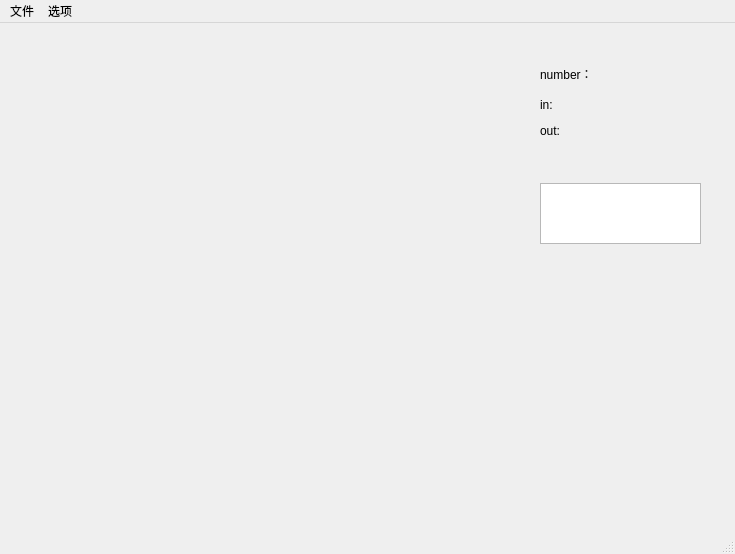
<?xml version="1.0" encoding="UTF-8"?>
<ui version="4.0">
 <class>MainWindow</class>
 <widget class="QMainWindow" name="MainWindow">
  <property name="geometry">
   <rect>
    <x>0</x>
    <y>0</y>
    <width>735</width>
    <height>554</height>
   </rect>
  </property>
  <property name="windowTitle">
   <string>PeopleRecognition</string>
  </property>
  <property name="toolTipDuration">
   <number>-1</number>
  </property>
  <widget class="QWidget" name="centralwidget">
   <widget class="QLabel" name="CameraView">
    <property name="geometry">
     <rect>
      <x>20</x>
      <y>30</y>
      <width>491</width>
      <height>441</height>
     </rect>
    </property>
    <property name="text">
     <string/>
    </property>
   </widget>
   <widget class="QLabel" name="PeopleLabel">
    <property name="geometry">
     <rect>
      <x>540</x>
      <y>30</y>
      <width>131</width>
      <height>41</height>
     </rect>
    </property>
    <property name="text">
     <string>number：</string>
    </property>
   </widget>
   <widget class="QLabel" name="in_out_label">
    <property name="geometry">
     <rect>
      <x>540</x>
      <y>70</y>
      <width>131</width>
      <height>51</height>
     </rect>
    </property>
    <property name="text">
     <string>&lt;html&gt;&lt;head/&gt;&lt;body&gt;&lt;p&gt;in:&lt;/p&gt;&lt;p&gt;out:&lt;/p&gt;&lt;/body&gt;&lt;/html&gt;</string>
    </property>
   </widget>
   <widget class="QTextEdit" name="areaEdit">
    <property name="geometry">
     <rect>
      <x>540</x>
      <y>160</y>
      <width>161</width>
      <height>61</height>
     </rect>
    </property>
   </widget>
   <widget class="QLabel" name="CameraView2">
    <property name="geometry">
     <rect>
      <x>550</x>
      <y>350</y>
      <width>161</width>
      <height>131</height>
     </rect>
    </property>
    <property name="text">
     <string/>
    </property>
   </widget>
  </widget>
  <widget class="QMenuBar" name="menubar">
   <property name="geometry">
    <rect>
     <x>0</x>
     <y>0</y>
     <width>735</width>
     <height>28</height>
    </rect>
   </property>
   <widget class="QMenu" name="menu_2">
    <property name="title">
     <string>文件</string>
    </property>
    <addaction name="select"/>
   </widget>
   <widget class="QMenu" name="menu_3">
    <property name="title">
     <string>选项</string>
    </property>
    <widget class="QMenu" name="menuDetector_Type">
     <property name="title">
      <string>Detector Type</string>
     </property>
     <addaction name="actionSSDMobileNet"/>
     <addaction name="actionVbe"/>
    </widget>
    <widget class="QMenu" name="menuTracker_Type">
     <property name="title">
      <string>Tracker Type</string>
     </property>
     <addaction name="actionCentroid_Tracker"/>
    </widget>
    <addaction name="menuDetector_Type"/>
    <addaction name="menuTracker_Type"/>
    <addaction name="separator"/>
    <addaction name="actionReid"/>
   </widget>
   <addaction name="menu_2"/>
   <addaction name="menu_3"/>
  </widget>
  <widget class="QStatusBar" name="statusbar"/>
  <action name="open">
   <property name="text">
    <string>打开</string>
   </property>
  </action>
  <action name="close">
   <property name="text">
    <string>关闭</string>
   </property>
  </action>
  <action name="select">
   <property name="text">
    <string>选择文件</string>
   </property>
  </action>
  <action name="actionSSDMobileNet">
   <property name="text">
    <string>SSDMobileNet</string>
   </property>
  </action>
  <action name="actionYolov3">
   <property name="text">
    <string>Yolov3</string>
   </property>
  </action>
  <action name="actionVbe">
   <property name="text">
    <string>Vibe</string>
   </property>
  </action>
  <action name="actionCentroid_Tracker">
   <property name="text">
    <string>Centroid Tracker</string>
   </property>
  </action>
  <action name="actionReid">
   <property name="checkable">
    <bool>true</bool>
   </property>
   <property name="checked">
    <bool>false</bool>
   </property>
   <property name="text">
    <string>Reid</string>
   </property>
  </action>
 </widget>
 <resources/>
 <connections/>
</ui>
